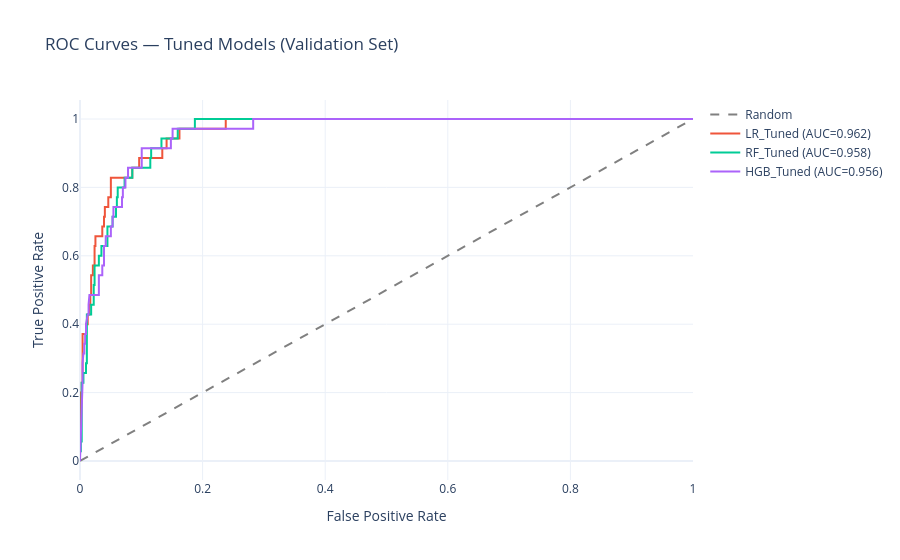

Notebook cell for this chart:
### Code cell
# ROC curves for tuned models
fig_roc = go.Figure()
fig_roc.add_trace(go.Scatter(x=[0, 1], y=[0, 1], mode="lines",
                              line=dict(dash="dash", color="gray"), name="Random"))

for name, proba in [("LR_Tuned",  lr_tuned_proba),
                    ("RF_Tuned",  rf_tuned_proba),
                    ("HGB_Tuned", hgb_tuned_proba)]:
    fpr, tpr, _ = roc_curve(y_val, proba)
    auc_val = roc_auc_score(y_val, proba)
    fig_roc.add_trace(go.Scatter(
        x=fpr, y=tpr, mode="lines",
        name=f"{name} (AUC={auc_val:.3f})"
    ))

fig_roc.update_layout(
    title="ROC Curves — Tuned Models (Validation Set)",
    xaxis_title="False Positive Rate",
    yaxis_title="True Positive Rate",
    template="plotly_white",
)
fig_roc.show()
fig_roc.write_json(str(figures_dir / "roc_curves.json"))
fig_roc.write_html(str(figures_dir / "roc_curves.html"))
print("Saved: roc_curves.json & .html")
